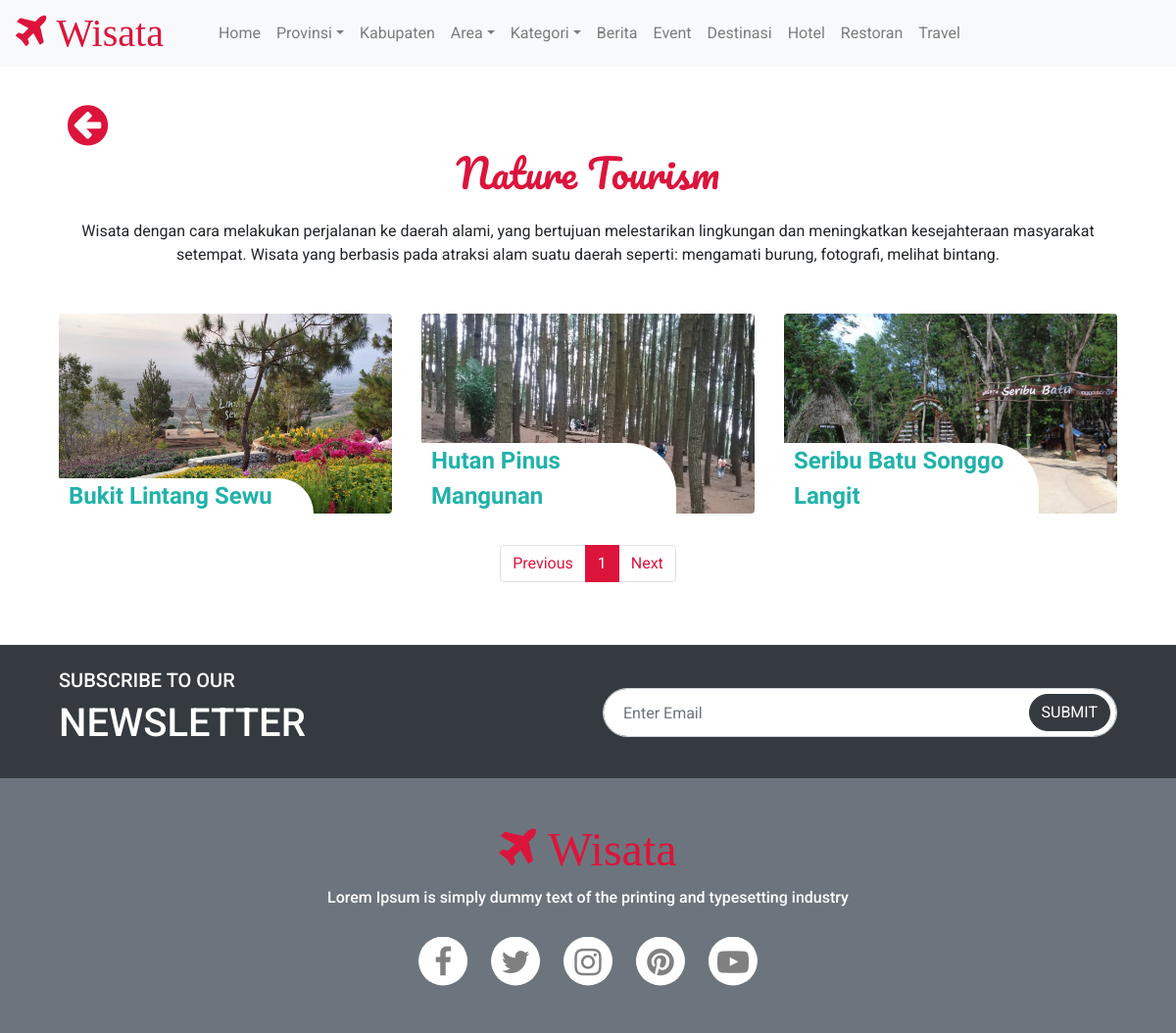
The page /WisataKategori.php?kategoriID=W004 on the database its author committed.
### tables this page shows
CREATE TABLE `kategori` (
  `kategoriID` char(4) NOT NULL,
  `kategorinama` char(30) NOT NULL,
  `kategoriketerangan` varchar(255) NOT NULL,
  `kategorireferensi` char(30) NOT NULL
);

CREATE TABLE `fotodestinasi` (
  `fotoID` char(5) NOT NULL,
  `fotonama` char(60) NOT NULL,
  `destinasiID` char(4) NOT NULL,
  `fotofile` text NOT NULL
);

CREATE TABLE `destinasi` (
  `destinasiID` char(4) NOT NULL,
  `destinasinama` varchar(35) NOT NULL,
  `destinasialamat` varchar(255) NOT NULL,
  `kategoriID` char(4) NOT NULL,
  `areaID` char(4) NOT NULL
);

### WisataHeader.php (the view, shortened to what this page needs)
<nav class="navbar navbar-expand-lg navbar-light bg-light fixed-top">
    <a class="navbar-brand mr-5 navbrand" href="Wisatas.php"> <i class="fa fa-plane fa-2x">&nbsp;Wisata</i></a>
    <div class="collapse navbar-collapse" id="navbarSupportedContent">
        <ul class="navbar-nav mr-auto">
            <li class="nav-item <?php if(strstr($_SERVER['REQUEST_URI'], "Wisatas.php")) { echo "active"; } ?>">
                <a class="nav-link" href="Wisatas.php">Home</a>
            </li>
            <li class="nav-item dropdown">
                <a class="nav-link dropdown-toggle" href="#" role="button" data-toggle="dropdown" aria-expanded="false">Provinsi</a>
            </li>
            <li class="nav-item <?php if(strstr($_SERVER['REQUEST_URI'], "WisataKabupaten.php")) { echo "active"; } ?>">
                <a class="nav-link" href="WisataKabupaten.php"> Kabupaten </a>
            </li>
			<li class="nav-item dropdown">
                <a class="nav-link dropdown-toggle" href="#" role="button" data-toggle="dropdown" aria-expanded="false">Area</a>
            </li>
			<li class="nav-item dropdown">
                <a class="nav-link dropdown-toggle" href="#" role="button" data-toggle="dropdown" aria-expanded="false">Kategori</a>
            </li>
			<li class="nav-item <?php if(strstr($_SERVER['REQUEST_URI'], "WisataBerita.php")) { echo "active"; } ?>">
                <a class="nav-link" href="WisataBerita.php">Berita</a>
            </li>
            <li class="nav-item <?php if(strstr($_SERVER['REQUEST_URI'], "WisataEvent.php")) { echo "active"; } ?>">
                <a class="nav-link" href="WisataEvent.php">Event</a>
            </li>
			<li class="nav-item <?php if(strstr($_SERVER['REQUEST_URI'], "WisataDestinasi.php")) { echo "active"; } ?>">
                <a class="nav-link" href="WisataDestinasi.php">Destinasi</a>
            </li>
			<li class="nav-item <?php if(strstr($_SERVER['REQUEST_URI'], "WisataHotel.php")) { echo "active"; }?>">
                <a class="nav-link" href="WisataHotel.php">Hotel</a>
            </li>
			<li class="nav-item <?php if(strstr($_SERVER['REQUEST_URI'], "WisataRestoran.php")) { echo "active"; } ?>">
                <a class="nav-link" href="WisataRestoran.php">Restoran</a>
            </li>
            <li class="nav-item <?php if(strstr($_SERVER['REQUEST_URI'], "WisataTravel.php")) { echo "active"; } ?>">
                <a class="nav-link" href="WisataTravel.php">Travel</a>
            </li>
        </ul>
    </div>
</nav>

### WisataKategori.php (shortened to what this page needs)
<!DOCTYPE html>
<?php include "includes/config.php"; ?>
<html lang="en">
<head>
    <link href="Wisata.css" rel="stylesheet" type="text/css">
    <link rel="stylesheet" href="https://cdn.jsdelivr.net/npm/bootstrap@4.6.2/dist/css/bootstrap.min.css">
    <link rel="stylesheet" href="https://cdnjs.cloudflare.com/ajax/libs/select2/4.0.3/css/select2.min.css">
    <link rel="stylesheet" href="https://cdn.jsdelivr.net/npm/bootstrap-icons@1.9.1/font/bootstrap-icons.css">
    <link rel="stylesheet" href="https://cdnjs.cloudflare.com/ajax/libs/font-awesome/4.7.0/css/font-awesome.min.css">
    <link rel="stylesheet" href="https://cdnjs.cloudflare.com/ajax/libs/OwlCarousel2/2.3.4/assets/owl.carousel.min.css">
    <link rel="stylesheet" href="https://cdnjs.cloudflare.com/ajax/libs/OwlCarousel2/2.3.4/assets/owl.theme.default.min.css">
    <link rel="stylesheet" href="https://cdnjs.cloudflare.com/ajax/libs/animate.css/4.1.1/animate.min.css">
</head>
<body>
    <?php include "WisataHeader.php";?>
    <div class="container-fluid">
        <div class="container-xl mt-5 py-5">
            <div class="col-md-12 mt-2 backbutton pl-4">
                <a href="WisataDestinasi.php"><i class="fa fa-arrow-circle-left fa-3x"></i></a>
            </div>
            <?php
            $kategoriID = $_GET[ 'kategoriID' ];
            $kategori = mysqli_query( $connection, "SELECT * FROM kategori WHERE kategoriID = '$kategoriID' " );
            $rowkategori = mysqli_fetch_array( $kategori );
            ?>
            <div class="col-md-12 judultourism text-center">
                <h1 class="animate__animated animate__zoomIn animate__slow-2s"><?php echo $rowkategori['kategorinama']?></h1>
                <p class="mt-4"><?php echo $rowkategori['kategoriketerangan']?></p>
            </div>
            <div class="row mx-auto mt-5">
                <?php
                $jumlahtampilan = 9;
                $halaman = ( isset( $_GET[ 'page' ] ) ) ? $_GET[ 'page' ] : 1;
                $mulaitampilan = ( $halaman - 1 ) * $jumlahtampilan;
                $destinasi = mysqli_query( $connection, "SELECT * FROM destinasi d JOIN fotodestinasi f ON (d.destinasiID = f.destinasiID) WHERE  d.kategoriID = '$kategoriID' limit $mulaitampilan, $jumlahtampilan" );
                while ( $rowdestinasi = mysqli_fetch_array( $destinasi ) ) {
                    ?>
                <div class="col-md-4 destinasigallery">
                    <figure class="figure">
                        <img src="imagesdestinasi/<?php echo $rowdestinasi["fotofile"]?>" class="figure-img img-fluid rounded" alt="Foto Tidak Ada" style="width: 600px;">
                        <div class="nama">
                            <a href=""><?php echo $rowdestinasi["destinasinama"]?></a>
                        </div>
                    </figure>
                </div>
                <?php
                }
                $query = mysqli_query( $connection, "SELECT * FROM destinasi d JOIN fotodestinasi f ON (d.destinasiID = f.destinasiID) WHERE  d.kategoriID = '$kategoriID' " );
                $jumlahrecord = mysqli_num_rows( $query );
                $jumlahpage = ceil( $jumlahrecord / $jumlahtampilan );
                if ( $jumlahpage > 0 ) {
                    ?>
                <div class="col-md-12 mt-2">
                    <nav aria-label="...">
                        <ul class="pagination justify-content-center kolompagination">
                            <li class="page-item">
                                <a class="page-link" href="WisataKategori.php?kategoriID=<?php echo $kategoriID ?>&page=<?php if ($halaman > 1 ) { echo $nomorhal = $halaman - 1;} else {echo $nomorhal = 1;}?>">Previous</a>
                            </li>
                            <?php for($nomorhal=1; $nomorhal<=$jumlahpage; $nomorhal++) { ?>
                            <li class="page-item <?php if($nomorhal == $halaman) {echo 'active';} ?>" aria-current="page">
                                <?php
                                if ( $nomorhal != $halaman ) {
                                    ?>
                                <a class="page-link" href="WisataKategori.php?kategoriID=<?php echo $kategoriID ?>&page=<?php echo $nomorhal?>"><?php echo $nomorhal?></a>
                                <?php
                                } else {
                                    ?>
                                <a class="page-link" href="WisataKategori.php?kategoriID=<?php echo $kategoriID ?>&page=<?php echo $nomorhal?>"><?php echo $nomorhal?></a>
                                <?php } ?>
                            </li>
                            <?php } ?>
                            <li class="page-item">
                                <a class="page-link" href="WisataKategori.php?kategoriID=<?php echo $kategoriID ?>&page=<?php if ($halaman < $jumlahpage ) { echo $nomorhal = $halaman + 1;} else {echo $nomorhal - 1;}?>">Next</a>
                            </li>
                        </ul>
                    </nav>
                </div>
                <?php } ?>
            </div>
        </div>
    </div>
</body>
<?php include "WisataFooter.php";?>
</html>

### Wisata.css (style rules this page uses)
* { font-family: 'Roboto', sans-serif; }
.backbutton i { color: crimson; }
.judultourism h1 { font-family: 'Pacifico', cursive; color: crimson; }
.kolompagination .active a { background-color: crimson!important; border-color: crimson!important; color: white!important; }
.kolompagination a { color: crimson!important; }
.destinasigallery .nama a { position: absolute; bottom: 24px; font-size: 24px; font-weight: bold; color: lightseagreen; font-family: 'Patrick Hand', cursive; text-decoration: none!important; background-color: white; width: 260px; border-top-right-radius: 50px; padding-left: 10px; }
.navbrand i { color: crimson; }

### rows shown on the page
kategori: kategorinama "Nature Tourism", kategoriketerangan "Wisata dengan cara melakukan perjalanan ke daerah alami, yang bertujuan melestarikan lingkungan dan meningkatkan kesejahteraan masyarakat setempat. Wisata yang berbasis pada atraksi alam suatu daerah seperti: mengamati burung, fotografi, melihat bintang."
fotodestinasi: fotofile (picture), destinasiID.destinasinama "Bukit Lintang Sewu"
fotodestinasi: fotofile (picture), destinasiID.destinasinama "Hutan Pinus Mangunan"
fotodestinasi: fotofile (picture), destinasiID.destinasinama "Seribu Batu Songgo Langit"
